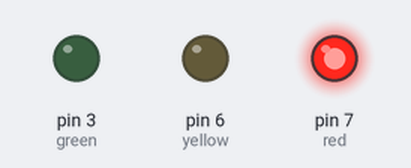
Bench run of a sketch on a simulated Arduino Uno, built with avr-gcc and run on an emulated ATmega328P. Shown: output pins drawn as LEDs (lit = HIGH).

Above: at 0.5 s.
At 1.5 s:
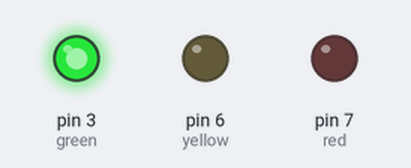
At 5.5 s:
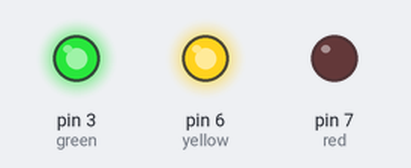
Timing chart, 0 to 6.9 s (numbered marks = the images above):
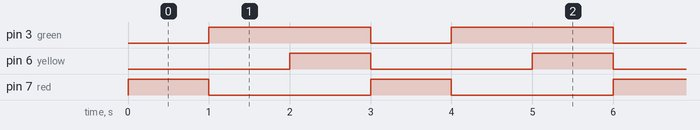

Measured:
- by itself, pin 3 (green): alternates HIGH for 2.0 s and LOW for 1.0 s
- by itself, pin 6 (yellow), pin 7 (red): alternates HIGH for 1.0 s and LOW for 2.0 s
- by itself, everything shown: repeats every 3.0 s, in 4 steps

The sketch:

traffic.ino
```cpp
int red = 7;
int yellow = 6;
int green = 3;
int ledDelay = 1000;
void setup(){
pinMode(red,OUTPUT);
pinMode(yellow,OUTPUT);
pinMode(green,OUTPUT);


}
void loop(){
digitalWrite(red,HIGH);
delay(ledDelay);
digitalWrite(red,LOW);
digitalWrite(green,HIGH);
delay(ledDelay);
digitalWrite(yellow,HIGH);
delay(ledDelay);
digitalWrite(yellow,LOW);
digitalWrite(green,LOW);


}
```
